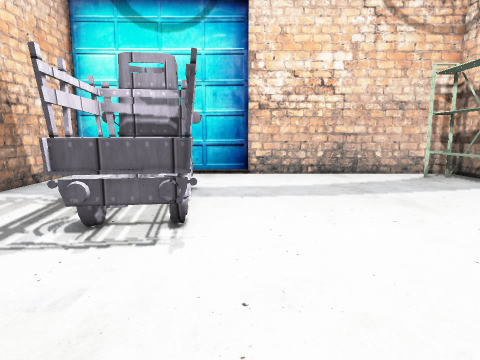
[1] (above)

12 first-person views from a walk through a 3-D level made in the Unity game engine. The camera is 1.5 m above the floor, tilts 8° down and sees 75° across. The floor is counted in squares, 1 m on a side. Each view is taken from the middle of a square. On the plan, view 1 faces up. The plan holds only what a view shows up to about 15 squares ahead; the rest is blank. The player character is not drawn. Some surface patterns are stand-ins.

[2]
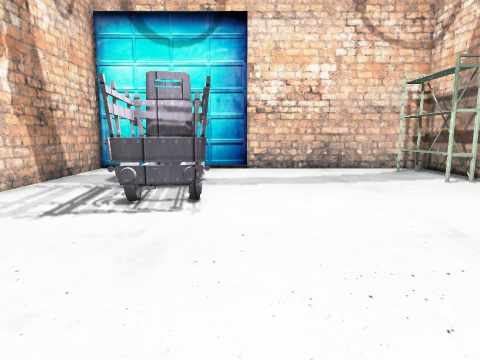

[3]
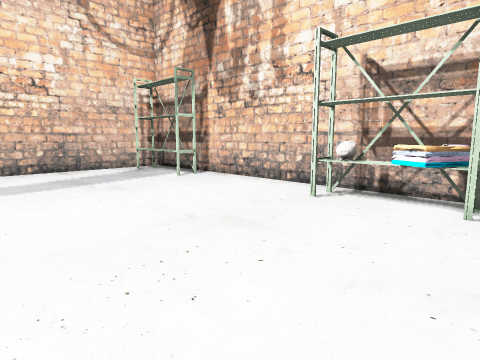

[4]
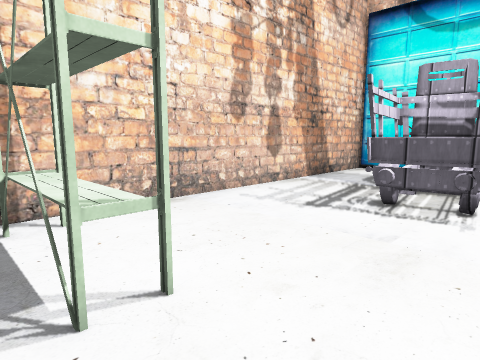

[5]
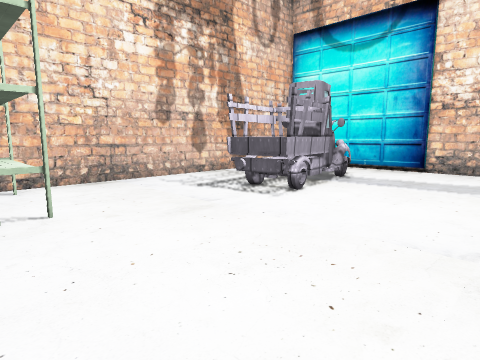

[6]
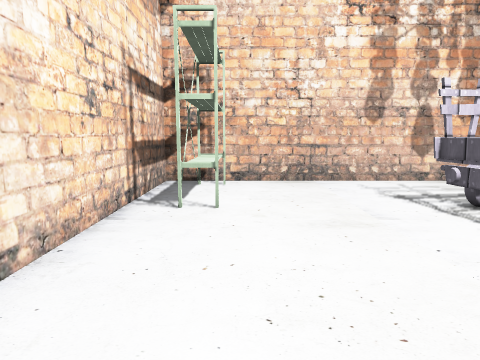

[7]
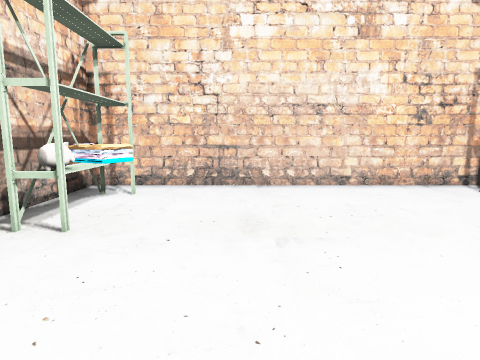

[8]
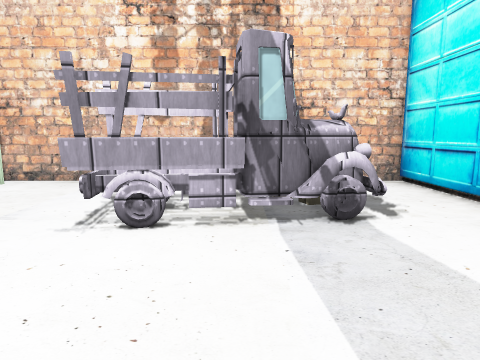

[9]
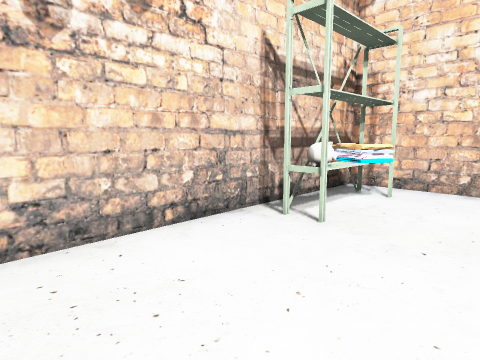

[10]
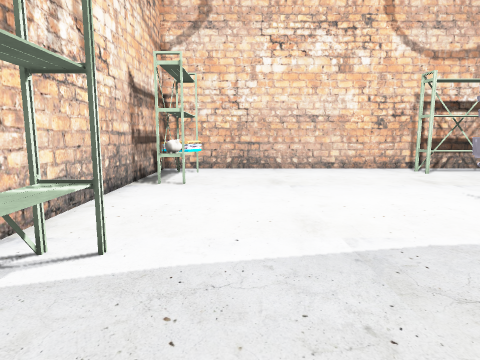

[11]
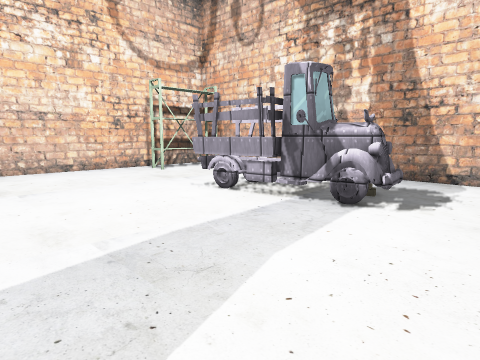

[12]
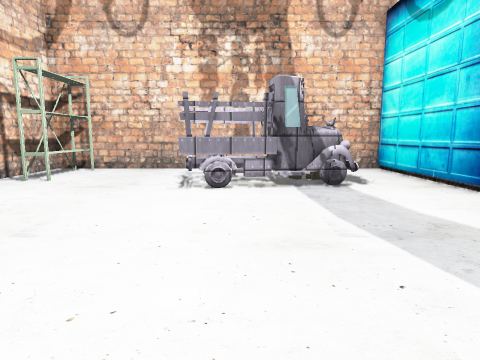

### Floor plan
Points are (right, up) in squares from view 1. A wall is a line through its corners. A room is listed if a view was taken in it or the views show most of it. See-through windows are left out.
Room 1 (views 1, 2, 3, 4, 5, 6, 7, 8, 9, 10, 11, 12)
walls: (0.4, 12.3) (-6.5, 12.3) (-6.5, -2.5) (8.5, -2.5) (8.5, 12.5) (0.2, 12.5)
objects: other object (-6, -1) to (-3, -1); other object (-3, 4) to (-1, 10); other object (7, -1) to (7, 0); other object (7, 1) to (7, 2); other object (7, 8) to (7, 11); other object (8, -1) to (8, 0)

Where each view was taken, in squares from view 1:
view 1: 0 up, 0 right, facing up
view 2: 2 down, 0 right, facing up
view 3: 2 down, 0 right, facing up-right
view 4: 2 down, 0 right, facing up-left
view 5: 2 down, 4 right, facing up-left
view 6: 0 up, 4 right, facing left
view 7: 7 up, 4 right, facing down
view 8: 7 up, 4 right, facing left
view 9: 7 up, 4 right, facing down-right
view 10: 12 up, 5 right, facing down
view 11: 12 up, 5 right, facing down-left
view 12: 6 up, 8 right, facing left
